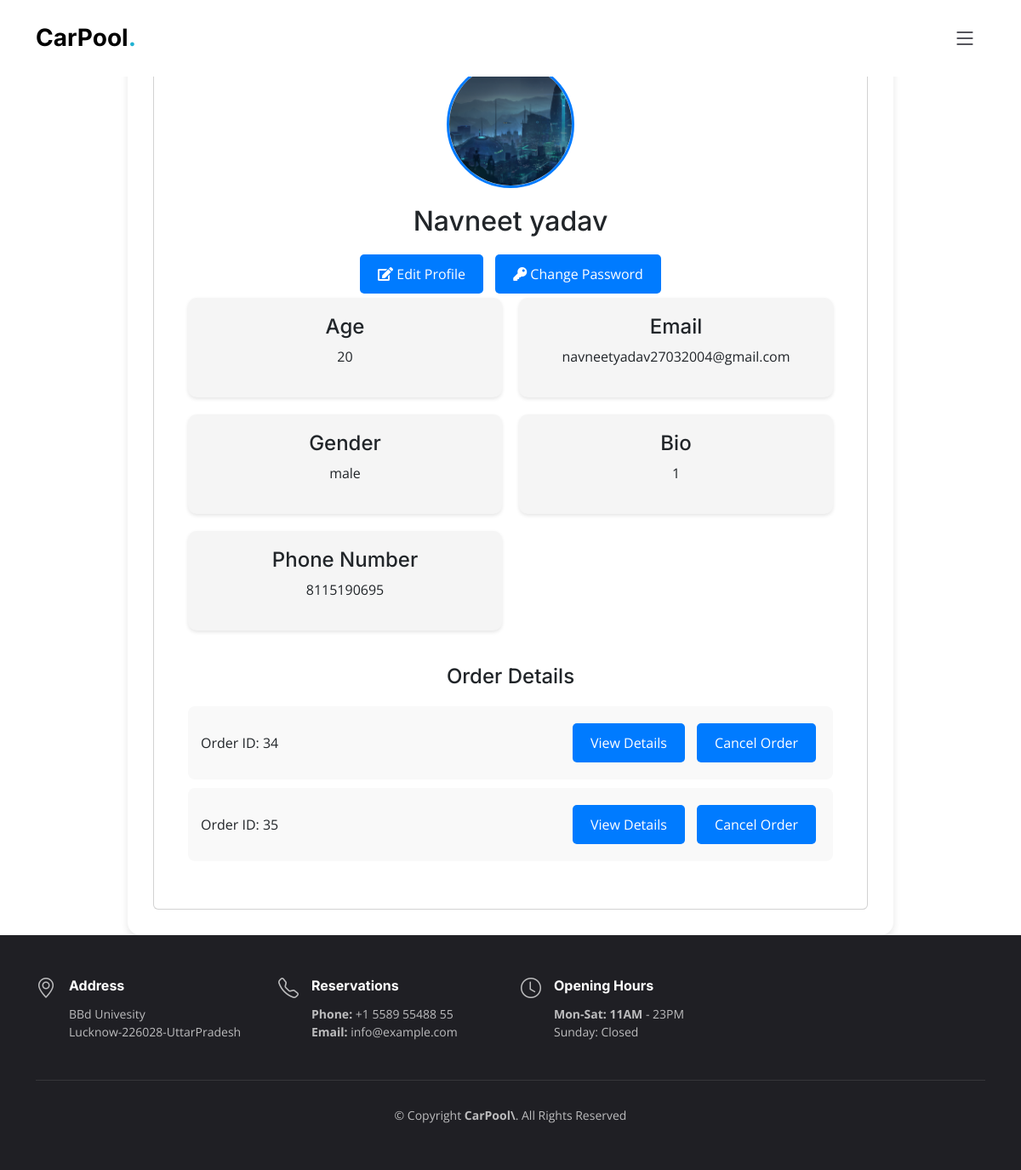
Screenshot of /profile (signed in) with the database file from the repository.
### shop/models.py (models this page shows, shortened)
class Profile(models.Model):
  user = models.ForeignKey(User, on_delete=models.CASCADE, default=1)
  geneder_choices = (
    ('male','Male'),
    ('female','Female'),
    ('other','Other')
  )
  name = models.CharField(max_length=50)
  bio = models.CharField(max_length=200,default=1)
  gender= models.CharField(max_length=10,choices=geneder_choices)
  image = models.ImageField(upload_to='profiles')
  age = models.IntegerField()
  email = models.EmailField()
  number = models.CharField(max_length=10)

class Order(models.Model) :
    STATUS_CHOICES = [
        ('SUCCESSFUL', 'Successful'),
        ('CANCELLED', 'Cancelled'),
    ]
    user= models.ForeignKey(User, on_delete=models.CASCADE, default=1)
    order_id = models.AutoField(primary_key=True)
    name = models.CharField(max_length=90,default="")
    email = models.CharField(max_length=50,default="")
    phone = models.CharField(max_length=20,default="")
    address = models.CharField(max_length=500,default="")
    city = models.CharField(max_length=50,default="")
    cars = models.CharField(max_length=50,default="")
    days_for_rent = models.IntegerField(default=0)
    date = models.CharField(max_length=50,default="")
    loc_from = models.CharField(max_length=50,default="")
    loc_to = models.CharField(max_length=50,default="")
    from django.contrib.auth.models import User

### shop/views.py (the view)
# urls.py: path('profile', profile_view, name='profile'),
@login_required
def profile_view(request):
    orders = Order.objects.filter(user=request.user)
    profile = Profile.objects.filter(user=request.user).first()
    if not profile:
        return redirect('profile_update')
    return render(request, 'profile.html', {
        'profile': profile,
        'orders': orders
    })

### templates/profile.html (shortened to what this page needs)
{% extends 'layout/base.html' %}
{% block content %}
<!DOCTYPE html>
<html lang="en">
<head>
</head>
<body>
    <div class="profile-page">
        <section class="container">
            <div class="card">
                <div class="profile">
                    {% if profile.image %}
                        <img src="{{ profile.image.url }}" alt="Profile Image" >
                    {% endif %}
                    <h3>{{ profile.name }}</h3>
                    {% if request.user == profile.user %}
                        <a href="{% url 'profile_edit' %}" class="btn"><i class="fa fa-edit"></i> Edit Profile</a>
                        <a href="{% url 'change_password' %}" class="btn"><i class="fa fa-key"></i> Change Password</a>
                    {% endif %}
                </div>
                <div class="grid-container">
                    <div class="grid-item">
                        <h4>Age</h4>
                        <p>{{ profile.age }}</p>
                    </div>
                    <div class="grid-item">
                        <h4>Email</h4>
                        <p>{{ profile.email }}</p>
                    </div>
                    <div class="grid-item">
                        <h4>Gender</h4>
                        <p>{{ profile.gender }}</p>
                    </div>
                    <div class="grid-item">
                        <h4>Bio</h4>
                        <p>{{ profile.bio }}</p>
                    </div>
                    <div class="grid-item">
                        <h4>Phone Number</h4>
                        <p>{{ profile.number }}</p>
                    </div>
                </div>
                <div class="orders">
                    <h2>Order Details</h2>
                    <ul>
                        {% for order in orders %}
                        <li>
                            <span>Order ID: {{ order.order_id }}</span>
                            <div>
                                <a href="{% url 'order_detail' order.order_id %}" class="btn">View Details</a>
                                <a href="{% url 'cancel_order' order.order_id %}" class="btn">Cancel Order</a>
                            </div>
                        </li>
                        {% empty %}
                        <p>No orders found.</p>
                        {% endfor %}
                    </ul>
                </div>
            </div>
        </section>
    </div>
</body>
</html>
{% endblock content %}

### assets/css/main.css (style rules this page uses)
:root { --font-default: "Open Sans", system-ui, -apple-system, "Segoe UI", Roboto, "Helvetica Neue", Arial, "Noto Sans", "Liberation Sans", sans-serif, "Apple Color Emoji", "Segoe UI Emoji", "Segoe UI Symbol", "Noto Color Emoji"; --font-primary: "Roboto", sans-serif !important; --font-secondary: "Inter", sans-serif; }
:root { --color-default: #212529; --color-primary: #21b2d2; --color-secondary: #37373f; }
:root { scroll-behavior: smooth; }
body { font-family: var(--font-default); color: var(--color-default); }
a { color: var(--color-primary); text-decoration: none; }
h1, h2, h3, h4, h5, h6 { font-family: var(--font-secondary); }
section { overflow: hidden; padding: 80px 0; scroll-margin-top: 90px; overflow: clip; }

### templates/profile.html (style rules this page uses)
.profile-page .container { background-color: #fff; padding: 30px; border-radius: 15px; box-shadow: 0 4px 8px rgba(0, 0, 0, 0.1); width: 90%; max-width: 900px; }
.profile-page .card { text-align: center; padding: 40px; }
.profile img { width: 150px; height: 150px; object-fit: cover; border-radius: 50%; margin-bottom: 20px; border: 3px solid #007bff; }
.profile h3 { font-size: 2rem; margin-bottom: 15px; }
.profile-page .grid-container { display: grid; grid-template-columns: repeat(auto-fit, minmax(250px, 1fr)); gap: 20px; }
.profile-page .grid-item { background-color: #f5f5f5; padding: 20px; border-radius: 10px; box-shadow: 0 2px 4px rgba(0, 0, 0, 0.1); text-align: center; }
.profile-page .orders { margin-top: 40px; }
.profile-page .orders h2 { font-size: 1.5rem; margin-bottom: 20px; }
.profile-page .orders ul { list-style: none; padding: 0; }
.profile-page .orders li { background-color: #f9f9f9; padding: 15px; border-radius: 8px; margin-bottom: 10px; display: flex; justify-content: space-between; align-items: center; }
.profile-page a.btn { display: inline-block; padding: 10px 20px; background-color: #007bff; color: #fff; text-decoration: none; border-radius: 5px; transition: background-color 0.3s ease; margin: 5px; }

### rows the page displays
Profile: image (picture), name "Navneet yadav", age "20", email "navneetyadav27032004@gmail.com", gender "male", bio "1", number "8115190695"
Order: order_id "34"
Order: order_id "35"
